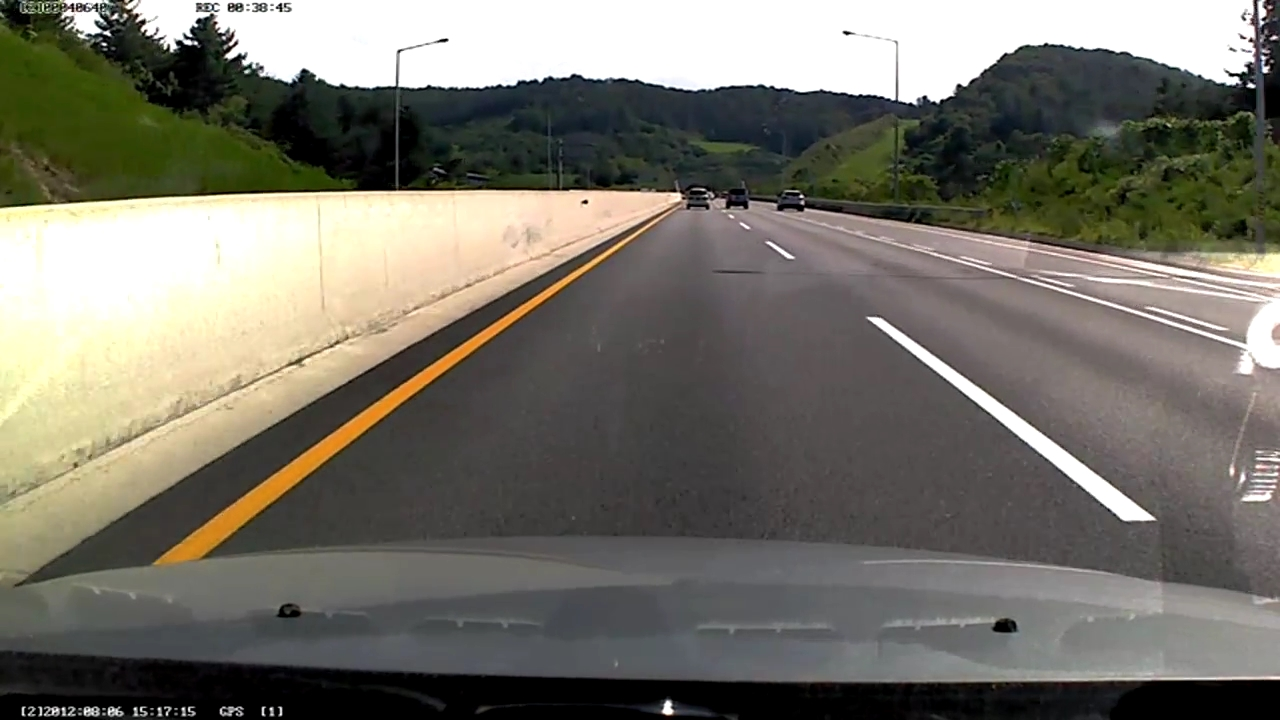
//> input picture Image/EdgeLineImages/Lane_test_img.JPG, 1280 x 720 px
$ ./DLIP_Tutorial_Hough   (built with g++ and OpenCV 4)
//> lines starting //> are read from the running program, lines starting //| are printed output that depends on the picture; after the words box and inside, x2 and y2 are one past the last pixel; in counts of white or black regions, pixels touching at a corner belong together
#include "opencv2/imgcodecs.hpp"
#include "opencv2/highgui.hpp"
#include "opencv2/imgproc.hpp"
#include <iostream>

#include "DLIP.hpp"
using namespace std;


int main(int argc, char** argv)
{
	// Declare the output variables
	cv::Mat dst, cdst, cdstP;

	// Loads an image
	const char* filename = "../../Image/EdgeLineImages/Lane_test_img.JPG";
	cv::Mat src = imread(filename, cv::IMREAD_GRAYSCALE);
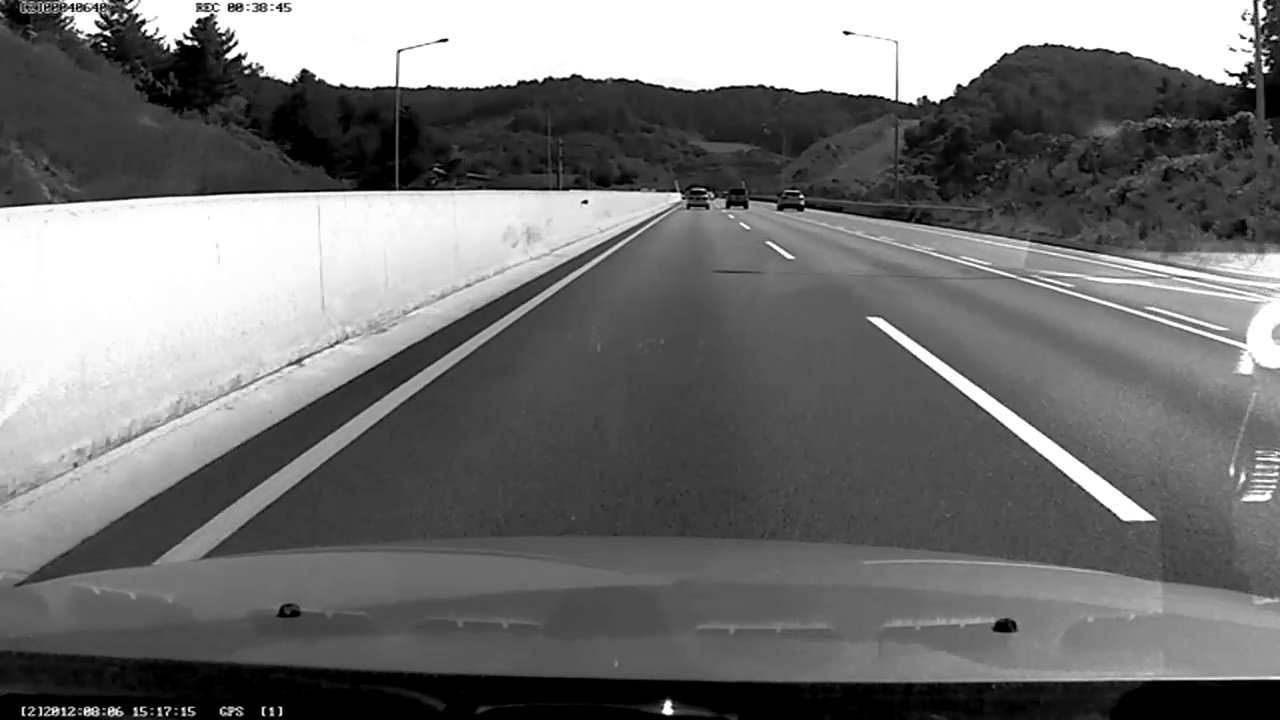
//> src: 720 rows x 1280 cols, CV_8UC1; min 0, max 255, mean 114.7

	// Check if image is loaded fine
	if (src.empty()) {
		printf(" Error opening image\n");
		return -1;
	}
	std::cout<<src.size()<<std::endl;
//| [1280 x 720]
	cv::imshow("Source1", src);

	cv::Rect ROI(200, 200, src.cols - 400, src.rows-200 );
//> ROI = Rect(200, 200, 880, 520)
	cv::Mat realsrc = src;
	src = src(ROI);
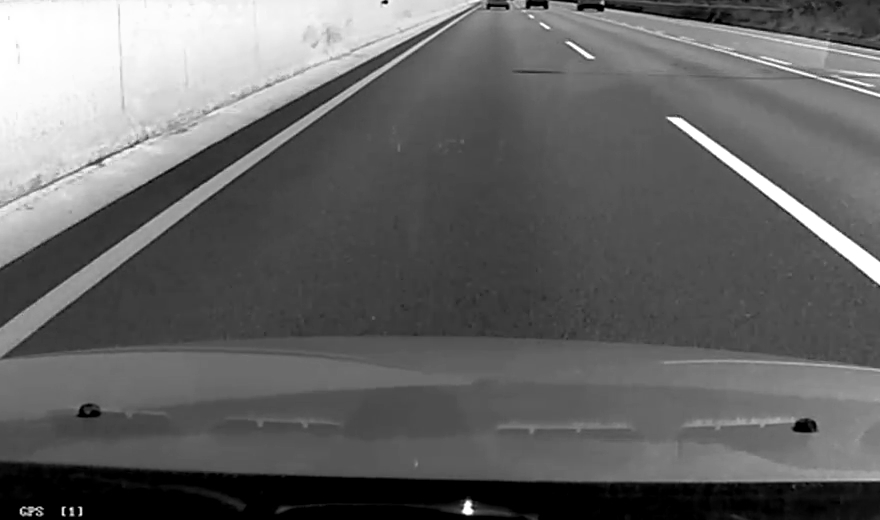
//> src: 520 rows x 880 cols, CV_8UC1; min 0, max 255, mean 101.6

	std::cout<<src.size()<<std::endl;
//| [880 x 520]
	cv::GaussianBlur(src,src,cv::Size(15,15),0,0);
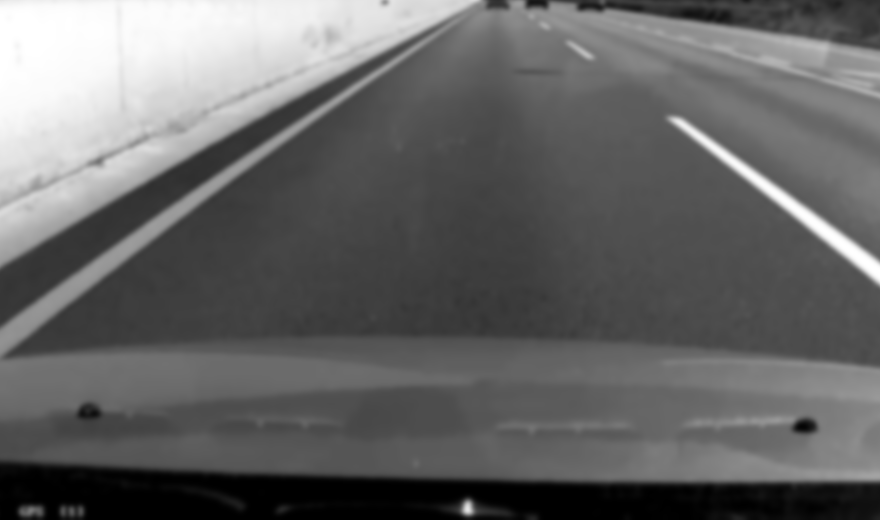
//> src: 520 rows x 880 cols, CV_8UC1; min 0, max 255, mean 101.6
	// Edge detection
	cv::Canny(src, dst, 160, 180, 3);
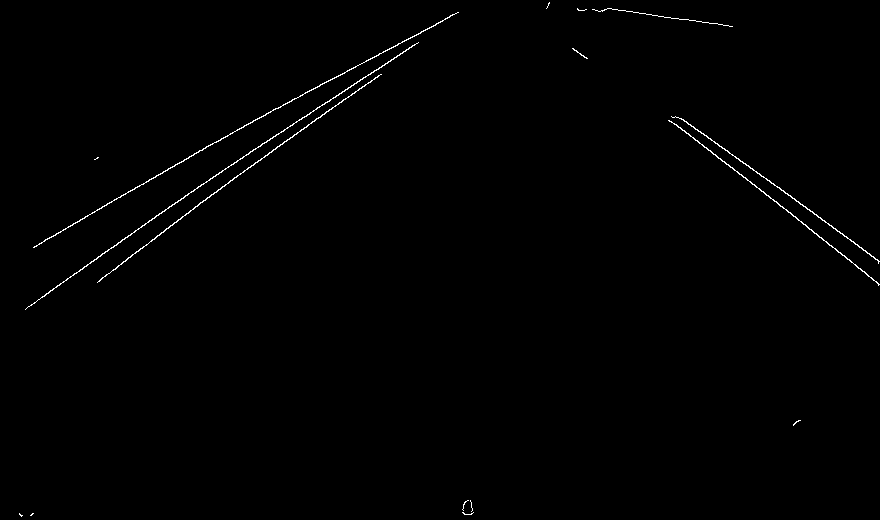
//> dst: 520 rows x 880 cols, CV_8UC1; 0.59% white in thin lines or dots

	// Copy edge results to the images that will display the results in BGR
	cv::cvtColor(dst, cdst, cv::COLOR_GRAY2BGR);
//> cdst: 520 rows x 880 cols, CV_8UC3; 0.59% white in thin lines or dots
	cdstP = cdst.clone();
	cv::cvtColor(src,src,cv::COLOR_GRAY2BGR);
//> src: 520 rows x 880 cols, CV_8UC3
	vector<cv::Vec2f> lines;
	cv::HoughLines(dst, lines, 1, CV_PI / 180, 50, 0, 0);
//> lines = 33 lines (rho, theta), first 12: [283, 0.93], [230, 1.05], [-318, 2.23], [267, 0.96], [263, 0.99], [282, 0.94], [225, 1.08], [266, 0.98], [229, 1.06], [-306, 2.2], [279, 0.96], [-293, 2.18]

	// Draw the detected lines
	for (cv::Vec2f line: lines){
		float rho = line[0], theta = line[1];
		cv::Point pt1, pt2;
		double a = cos(theta), b = sin(theta);
		double x0 = a * rho, y0 = b * rho;
		pt1.x = cvRound(x0 + 1000 * (-b)) ;
		pt1.y = cvRound(y0 + 1000 * (a))  ;
		pt2.x = cvRound(x0 - 1000 * (-b)) ;
		pt2.y = cvRound(y0 - 1000 * (a))  ;
		cv::line(src, pt1, pt2, cv::Scalar(0, 0, 255), 3, cv::LINE_AA);
	}
//> this loop made 33 passes
//> (rho, theta, a, b, x0, y0) on passes 1 to 12: (283, 0.925, 0.602, 0.799, 170.3, 226), (230, 1.05, 0.5, 0.866, 115, 199.2), (-318, 2.23, -0.616, 0.788, 195.8, -250.6), (267, 0.96, 0.574, 0.819, 153.1, 218.7), (263, 0.995, 0.545, 0.839, 143.2, 220.6), (282, 0.942, 0.588, 0.809, 165.8, 228.1), (225, 1.08, 0.469, 0.883, 105.6, 198.7), (266, 0.977, 0.559, 0.829, 148.7, 220.5), (229, 1.06, 0.485, 0.875, 111, 200.3), (-306, 2.2, -0.588, 0.809, 179.9, -247.6), (279, 0.96, 0.574, 0.819, 160, 228.5), (-293, 2.18, -0.574, 0.819, 168.1, -240)
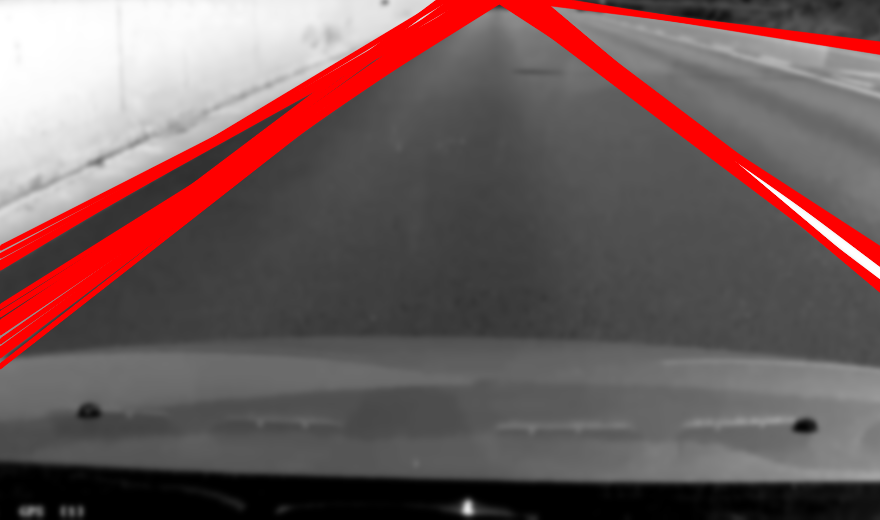
//> src: 520 rows x 880 cols, CV_8UC3; mean B, G, R 91.4, 91.4, 112.6
	// (Option 2) Probabilistic Line Transform
	vector<cv::Vec4i> linesP;
	// Draw the lines
	for (size_t i = 0; i < linesP.size(); i++){
		cv::Vec4i l = linesP[i];
		line(cdstP, cv::Point(l[0], l[1]), cv::Point(l[2], l[3]), cv::Scalar(0, 0, 255), 3, cv::LINE_AA);
	}

//> (the run ends here: the program needs code that is not available in this run, at `CVcontour(src,100,255);`)

$ run again, with Image/EdgeLineImages/TrafficSign1.png saved as Image/EdgeLineImages/Lane_test_img.JPG
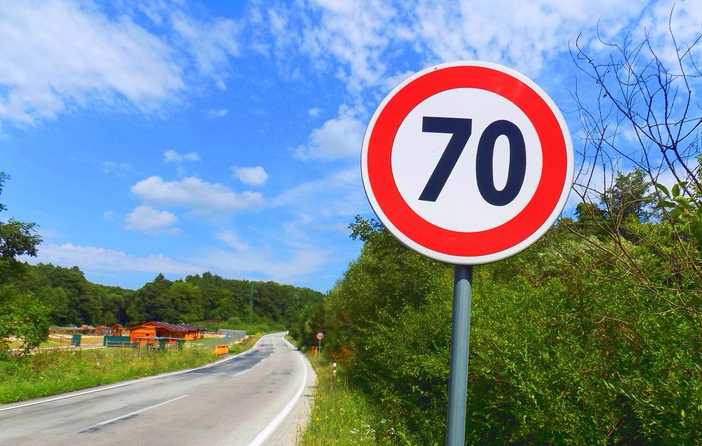
//> input picture Image/EdgeLineImages/TrafficSign1.png, 1404 x 892 px (shown at 1/2 size)
//| [1404 x 892]
//| [1004 x 692]
//> `cv::Canny(src, dst, 160, 180, 3);`:
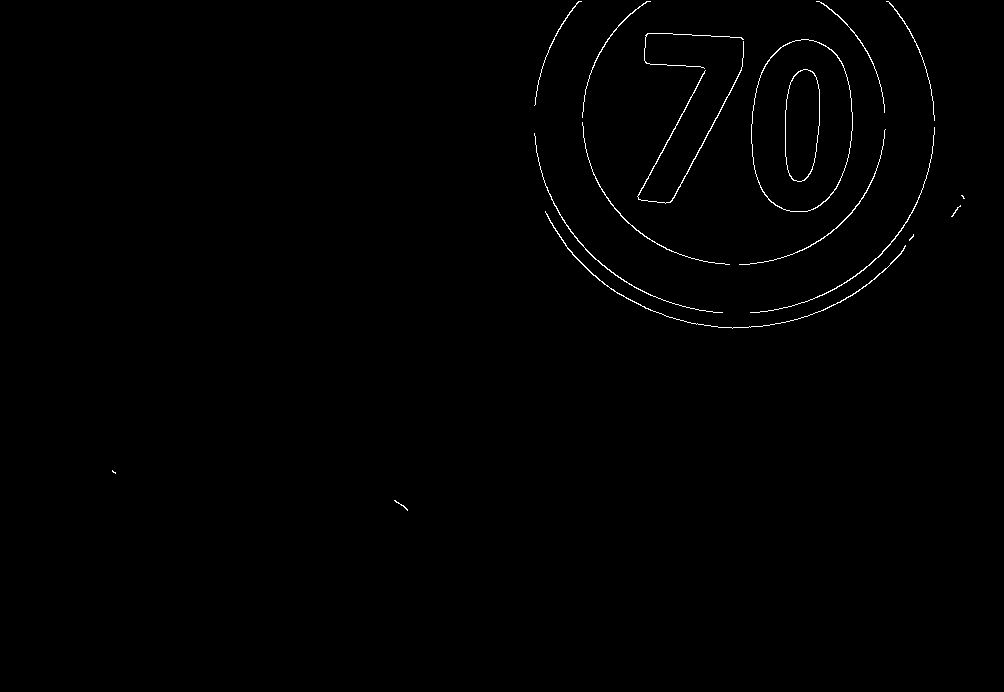
//> dst: 692 rows x 1004 cols, CV_8UC1; 0.54% white in thin lines or dots, all inside (x1, y1, x2, y2) = (112, 1, 965, 511)
//> lines = 13 lines (rho, theta), first 12: [687, 0.49], [655, 0.49], [652, 0.51], [684, 0.51], [691, 0.47], [-2, 1.62], [659, 0.47], [-14, 1.64], [10, 1.61], [649, 0.52], [18, 1.64], [785, 0]
//> the loop `for (cv::Vec2f line: lines)` made 13 passes
//> (rho, theta, a, b, x0, y0) on passes 1 to 8: (687, 0.489, 0.883, 0.469, 606.6, 322.5), (655, 0.489, 0.883, 0.469, 578.3, 307.5), (652, 0.506, 0.875, 0.485, 570.3, 316.1), (684, 0.506, 0.875, 0.485, 598.2, 331.6), (691, 0.471, 0.891, 0.454, 615.7, 313.7), (-2, 1.62, -0.0523, 0.999, 0.105, -2), (659, 0.471, 0.891, 0.454, 587.2, 299.2), (-14, 1.64, -0.0698, 0.998, 0.977, -13.97)
//> after the loop `for (cv::Vec2f line: lines)`:
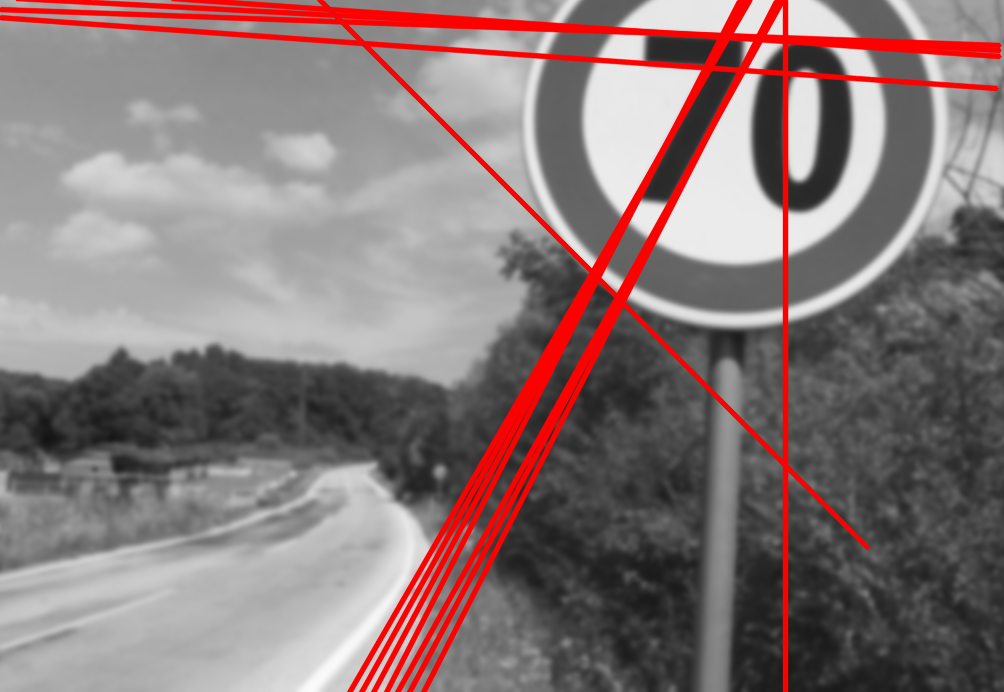
//> src: 692 rows x 1004 cols, CV_8UC3; mean B, G, R 119.7, 119.7, 136.6
